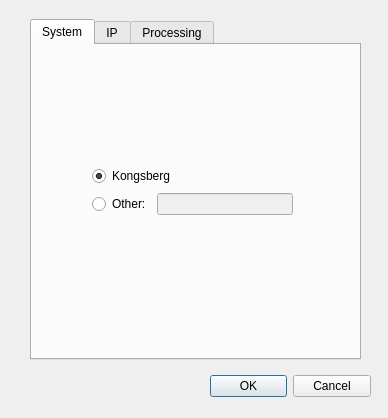
<?xml version="1.0" encoding="UTF-8"?>
<ui version="4.0">
 <class>settingsDialog</class>
 <widget class="QDialog" name="settingsDialog">
  <property name="geometry">
   <rect>
    <x>0</x>
    <y>0</y>
    <width>388</width>
    <height>418</height>
   </rect>
  </property>
  <property name="windowTitle">
   <string>Settings</string>
  </property>
  <widget class="QDialogButtonBox" name="buttonBox">
   <property name="geometry">
    <rect>
     <x>210</x>
     <y>370</y>
     <width>161</width>
     <height>32</height>
    </rect>
   </property>
   <property name="orientation">
    <enum>Qt::Horizontal</enum>
   </property>
   <property name="standardButtons">
    <set>QDialogButtonBox::Cancel|QDialogButtonBox::Ok</set>
   </property>
  </widget>
  <widget class="QTabWidget" name="tabSettings">
   <property name="geometry">
    <rect>
     <x>30</x>
     <y>19</y>
     <width>331</width>
     <height>341</height>
    </rect>
   </property>
   <property name="currentIndex">
    <number>0</number>
   </property>
   <widget class="QWidget" name="tabSystem">
    <attribute name="title">
     <string>System</string>
    </attribute>
    <widget class="QWidget" name="layoutWidget_3">
     <property name="geometry">
      <rect>
       <x>60</x>
       <y>120</y>
       <width>201</width>
       <height>51</height>
      </rect>
     </property>
     <layout class="QVBoxLayout" name="verticalLayoutSystem">
      <item>
       <widget class="QRadioButton" name="radioButtonKongsberg">
        <property name="text">
         <string>Kongsberg</string>
        </property>
        <property name="checked">
         <bool>true</bool>
        </property>
       </widget>
      </item>
      <item>
       <layout class="QHBoxLayout" name="horizontalLayoutSystem">
        <item>
         <widget class="QRadioButton" name="radioButtonOther">
          <property name="text">
           <string>Other:</string>
          </property>
         </widget>
        </item>
        <item>
         <widget class="QLineEdit" name="lineEditOther">
          <property name="enabled">
           <bool>false</bool>
          </property>
         </widget>
        </item>
       </layout>
      </item>
     </layout>
    </widget>
   </widget>
   <widget class="QWidget" name="tabIP">
    <attribute name="title">
     <string>IP</string>
    </attribute>
    <widget class="QWidget" name="layoutWidget_2">
     <property name="geometry">
      <rect>
       <x>60</x>
       <y>120</y>
       <width>204</width>
       <height>50</height>
      </rect>
     </property>
     <layout class="QHBoxLayout" name="horizontalLayoutIP">
      <item>
       <layout class="QVBoxLayout" name="verticalLayoutIPLabel">
        <item>
         <widget class="QLabel" name="labelIP">
          <property name="text">
           <string>IP Address: </string>
          </property>
         </widget>
        </item>
        <item>
         <widget class="QLabel" name="labelPort">
          <property name="text">
           <string>Port: </string>
          </property>
         </widget>
        </item>
       </layout>
      </item>
      <item>
       <layout class="QVBoxLayout" name="verticalLayoutIPLineEdit">
        <item>
         <widget class="QLineEdit" name="lineEditIP">
          <property name="toolTip">
           <string>Enter IP address to recieve datagrams.</string>
          </property>
          <property name="text">
           <string>127.0.0.1</string>
          </property>
          <property name="placeholderText">
           <string>Ex: 127.0.0.1</string>
          </property>
         </widget>
        </item>
        <item>
         <widget class="QLineEdit" name="lineEditPort">
          <property name="toolTip">
           <string>Enter port to receive datagrams.</string>
          </property>
          <property name="text">
           <string>8080</string>
          </property>
          <property name="placeholderText">
           <string>Ex: 8080</string>
          </property>
         </widget>
        </item>
       </layout>
      </item>
     </layout>
    </widget>
   </widget>
   <widget class="QWidget" name="tabProcessing">
    <attribute name="title">
     <string>Processing</string>
    </attribute>
    <widget class="QDoubleSpinBox" name="doubleSpinBoxBinSize">
     <property name="geometry">
      <rect>
       <x>220</x>
       <y>10</y>
       <width>49</width>
       <height>20</height>
      </rect>
     </property>
     <property name="maximum">
      <double>100.000000000000000</double>
     </property>
     <property name="singleStep">
      <double>0.050000000000000</double>
     </property>
     <property name="value">
      <double>0.250000000000000</double>
     </property>
    </widget>
    <widget class="QLabel" name="labelBinSize">
     <property name="geometry">
      <rect>
       <x>30</x>
       <y>10</y>
       <width>62</width>
       <height>20</height>
      </rect>
     </property>
     <property name="text">
      <string>Bin Size (m): </string>
     </property>
    </widget>
    <widget class="QGroupBox" name="groupBoxAlongTrack">
     <property name="geometry">
      <rect>
       <x>20</x>
       <y>160</y>
       <width>281</width>
       <height>151</height>
      </rect>
     </property>
     <property name="title">
      <string>Along-Track:</string>
     </property>
     <widget class="QSpinBox" name="spinBoxAlongTrackAvg">
      <property name="geometry">
       <rect>
        <x>200</x>
        <y>20</y>
        <width>49</width>
        <height>20</height>
       </rect>
      </property>
      <property name="maximum">
       <number>100</number>
      </property>
      <property name="value">
       <number>5</number>
      </property>
     </widget>
     <widget class="QLabel" name="labelAlongTrackAvg">
      <property name="geometry">
       <rect>
        <x>20</x>
        <y>20</y>
        <width>141</width>
        <height>20</height>
       </rect>
      </property>
      <property name="text">
       <string>Along-Track Average (pings):</string>
      </property>
     </widget>
     <widget class="QGroupBox" name="groupBoxDualSwath">
      <property name="geometry">
       <rect>
        <x>20</x>
        <y>50</y>
        <width>161</width>
        <height>91</height>
       </rect>
      </property>
      <property name="autoFillBackground">
       <bool>false</bool>
      </property>
      <property name="title">
       <string>Dual Swath: </string>
      </property>
      <property name="checkable">
       <bool>false</bool>
      </property>
      <widget class="QWidget" name="layoutWidget">
       <property name="geometry">
        <rect>
         <x>10</x>
         <y>20</y>
         <width>136</width>
         <height>65</height>
        </rect>
       </property>
       <layout class="QVBoxLayout" name="verticalLayoutDualSwath">
        <item>
         <widget class="QRadioButton" name="radioButtonAllPings">
          <property name="text">
           <string>Keep all pings.</string>
          </property>
          <property name="checked">
           <bool>true</bool>
          </property>
         </widget>
        </item>
        <item>
         <widget class="QRadioButton" name="radioButtonFirstPing">
          <property name="text">
           <string>Keep first ping only.</string>
          </property>
         </widget>
        </item>
        <item>
         <widget class="QRadioButton" name="radioButtonSecondPing">
          <property name="text">
           <string>Keep second ping only.</string>
          </property>
         </widget>
        </item>
       </layout>
      </widget>
     </widget>
    </widget>
    <widget class="QGroupBox" name="groupBoxVerticalSlice">
     <property name="geometry">
      <rect>
       <x>20</x>
       <y>40</y>
       <width>281</width>
       <height>51</height>
      </rect>
     </property>
     <property name="title">
      <string>Vertical Slice:</string>
     </property>
     <widget class="QDoubleSpinBox" name="doubleSpinBoxAcrossTrackAvg">
      <property name="geometry">
       <rect>
        <x>200</x>
        <y>20</y>
        <width>49</width>
        <height>20</height>
       </rect>
      </property>
      <property name="minimum">
       <double>1.000000000000000</double>
      </property>
      <property name="maximum">
       <double>100.000000000000000</double>
      </property>
      <property name="singleStep">
       <double>0.500000000000000</double>
      </property>
      <property name="value">
       <double>10.000000000000000</double>
      </property>
     </widget>
     <widget class="QLabel" name="labelAcrossTrackAvg">
      <property name="geometry">
       <rect>
        <x>20</x>
        <y>20</y>
        <width>129</width>
        <height>20</height>
       </rect>
      </property>
      <property name="text">
       <string>Across-Track Average (m):</string>
      </property>
     </widget>
    </widget>
    <widget class="QGroupBox" name="groupBoxHorizontalSlice">
     <property name="geometry">
      <rect>
       <x>20</x>
       <y>100</y>
       <width>281</width>
       <height>51</height>
      </rect>
     </property>
     <property name="title">
      <string>Horizontal Slice: </string>
     </property>
     <widget class="QDoubleSpinBox" name="doubleSpinBoxDepthAvg">
      <property name="geometry">
       <rect>
        <x>200</x>
        <y>20</y>
        <width>49</width>
        <height>20</height>
       </rect>
      </property>
      <property name="minimum">
       <double>1.000000000000000</double>
      </property>
      <property name="maximum">
       <double>100.000000000000000</double>
      </property>
      <property name="singleStep">
       <double>0.500000000000000</double>
      </property>
      <property name="value">
       <double>10.000000000000000</double>
      </property>
     </widget>
     <widget class="QLabel" name="labelDepthAvg">
      <property name="geometry">
       <rect>
        <x>20</x>
        <y>20</y>
        <width>129</width>
        <height>20</height>
       </rect>
      </property>
      <property name="text">
       <string>Depth Average (m):</string>
      </property>
     </widget>
    </widget>
   </widget>
  </widget>
 </widget>
 <tabstops>
  <tabstop>radioButtonKongsberg</tabstop>
  <tabstop>radioButtonOther</tabstop>
  <tabstop>lineEditOther</tabstop>
  <tabstop>lineEditIP</tabstop>
  <tabstop>lineEditPort</tabstop>
  <tabstop>doubleSpinBoxBinSize</tabstop>
  <tabstop>doubleSpinBoxAcrossTrackAvg</tabstop>
  <tabstop>doubleSpinBoxDepthAvg</tabstop>
  <tabstop>spinBoxAlongTrackAvg</tabstop>
  <tabstop>radioButtonAllPings</tabstop>
  <tabstop>radioButtonFirstPing</tabstop>
  <tabstop>radioButtonSecondPing</tabstop>
  <tabstop>tabSettings</tabstop>
 </tabstops>
 <resources/>
 <connections>
  <connection>
   <sender>buttonBox</sender>
   <signal>accepted()</signal>
   <receiver>settingsDialog</receiver>
   <slot>accept()</slot>
   <hints>
    <hint type="sourcelabel">
     <x>248</x>
     <y>254</y>
    </hint>
    <hint type="destinationlabel">
     <x>157</x>
     <y>274</y>
    </hint>
   </hints>
  </connection>
  <connection>
   <sender>buttonBox</sender>
   <signal>rejected()</signal>
   <receiver>settingsDialog</receiver>
   <slot>reject()</slot>
   <hints>
    <hint type="sourcelabel">
     <x>316</x>
     <y>260</y>
    </hint>
    <hint type="destinationlabel">
     <x>286</x>
     <y>274</y>
    </hint>
   </hints>
  </connection>
  <connection>
   <sender>radioButtonOther</sender>
   <signal>toggled(bool)</signal>
   <receiver>lineEditOther</receiver>
   <slot>setEnabled(bool)</slot>
   <hints>
    <hint type="sourcelabel">
     <x>121</x>
     <y>197</y>
    </hint>
    <hint type="destinationlabel">
     <x>222</x>
     <y>197</y>
    </hint>
   </hints>
  </connection>
 </connections>
</ui>
